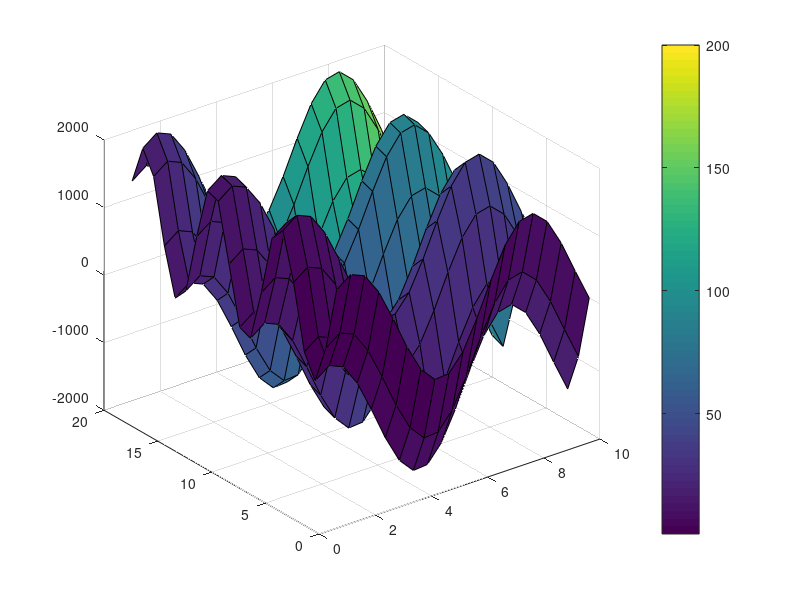
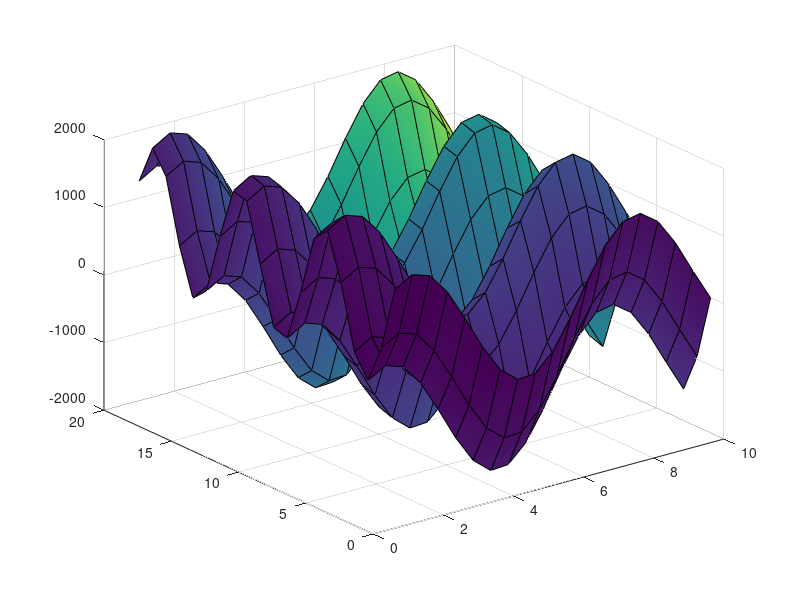

Write the MATLAB code that produced these figures, in order.
clc
clear
close all;
[X,Y] = meshgrid(1:0.5:10,1:20);
Z = 1000*(sin(X) + cos(Y));
C = X.*Y;
surf(X,Y,Z,C)
colorbar
figure
surf(X,Y,Z,C,'FaceColor','interp')